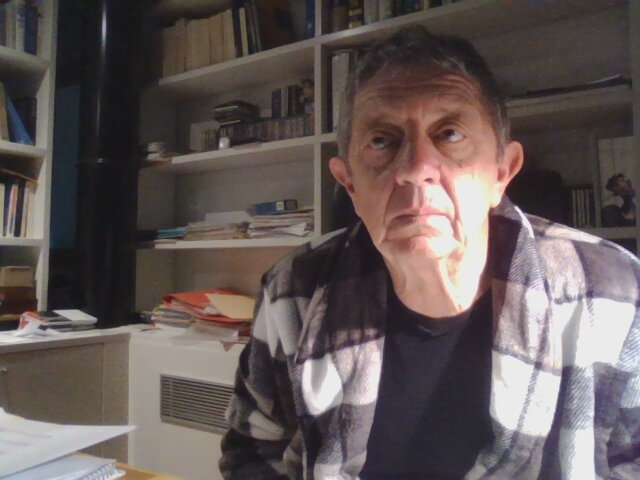
#> input picture src/controller/src/cnn/uncut_pictures/invalidusers/2024-01-13-201149.jpg, 640 x 480 px; its folder holds only this picture in this run
$ python preproccesing_uncuts.py
#> lines starting #> are read from the running program, lines starting #| are printed output that depends on the picture
import cv2
import os
import glob

def detect_and_crop_face(input_path, output_path):
    # Load the pre-trained Haar Cascade model for face detection
    face_cascade = cv2.CascadeClassifier(cv2.data.haarcascades + 'haarcascade_frontalface_default.xml')

    # Create the output directory if it doesn't exist
    if not os.path.exists(output_path):
        os.makedirs(output_path)

    # Process each image in the input directory
    for img_file in glob.glob(input_path + '/*.jpg'):  # adjust the pattern to your file type
        # Read the image
        img = cv2.imread(img_file)
#> img is the input picture: shape (480, 640, 3); mean B, G, R 86.7, 87.9, 98.5
        gray = cv2.cvtColor(img, cv2.COLOR_BGR2GRAY)
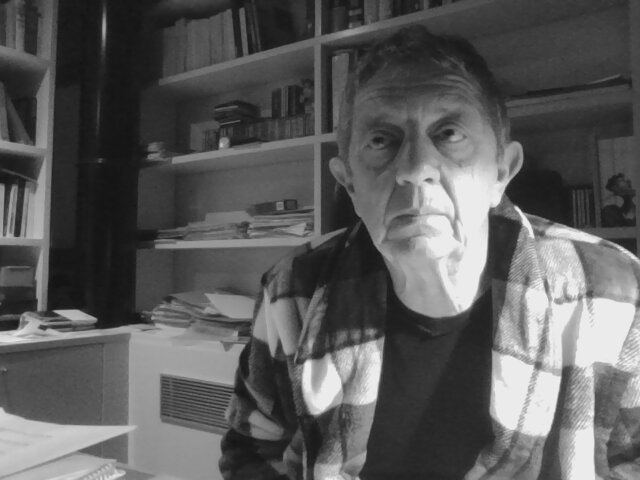
#> gray: shape (480, 640); min 18, max 248, mean 90.9

        # Detect faces
        faces = face_cascade.detectMultiScale(gray, scaleFactor=1.1, minNeighbors=5, minSize=(30, 30))
#> faces = [[322, 74, 198, 198]]

        for (x, y, w, h) in faces:
            # Crop the image to the face area
            face = img[y:y+h, x:x+w]
            # Save the cropped image
            cv2.imwrite(os.path.join(output_path, os.path.basename(img_file)), face)
            break  # Only save the first face; remove this line to save all detected faces
#> this loop made 1 pass
#> pass 1, in detect_and_crop_face, `face = img[y:y+h, x:x+w]`:
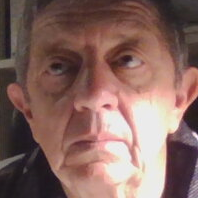
#> face: shape (198, 198, 3); mean B, G, R 95.5, 101.9, 133.1

# Define your input and output paths
input_path = '/home/palko/robmov2/src/controller/src/cnn/uncut_pictures/invalidusers'
output_path = '/home/palko/robmov2/src/controller/src/cnn/pictures/invalidusers'

# Run the face detection and cropping
detect_and_crop_face(input_path, output_path)

$ run again, on src/controller/src/cnn/uncut_pictures/invalidusers/2024-01-13-201155_15.jpg
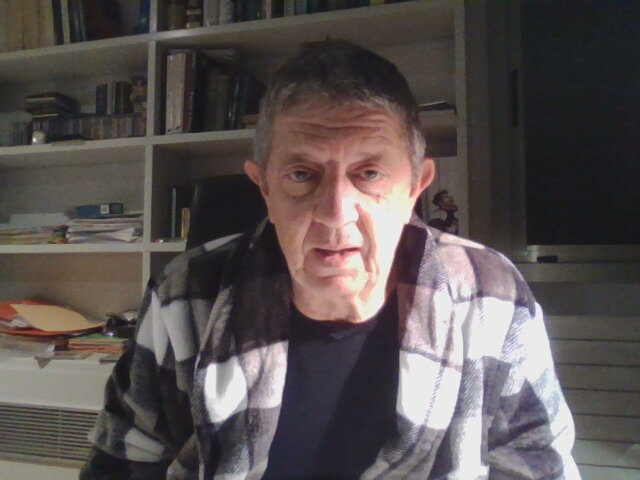
#> input picture src/controller/src/cnn/uncut_pictures/invalidusers/2024-01-13-201155_15.jpg, 640 x 480 px
#> in detect_and_crop_face, img is the input picture: shape (480, 640, 3); mean B, G, R 80.2, 81.2, 88.9
#> in detect_and_crop_face, `gray = cv2.cvtColor(img, cv2.COLOR_BGR2GRAY)`:
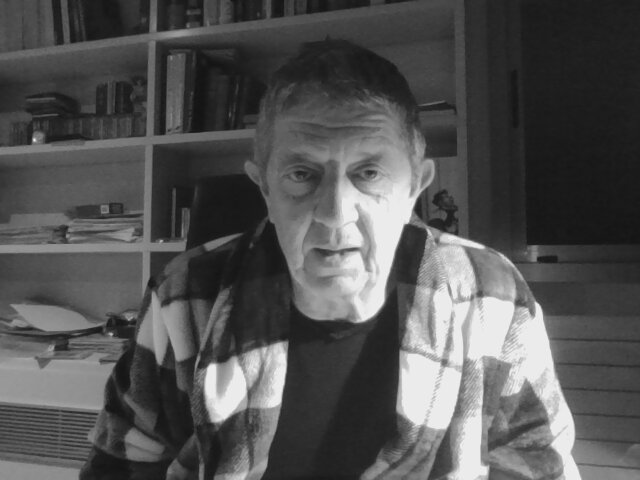
#> gray: shape (480, 640); min 19, max 245, mean 83.4
#> faces = [[246, 111, 183, 183]]
#> the loop in detect_and_crop_face, `for (x, y, w, h) in faces:` made 1 pass
#> pass 1, in detect_and_crop_face, `face = img[y:y+h, x:x+w]`:
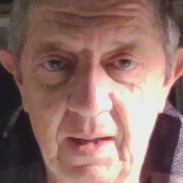
#> face: shape (183, 183, 3); mean B, G, R 104.1, 109.5, 142.4

$ run again, on src/controller/src/cnn/uncut_pictures/invalidusers/2024-01-13-201155_3.jpg
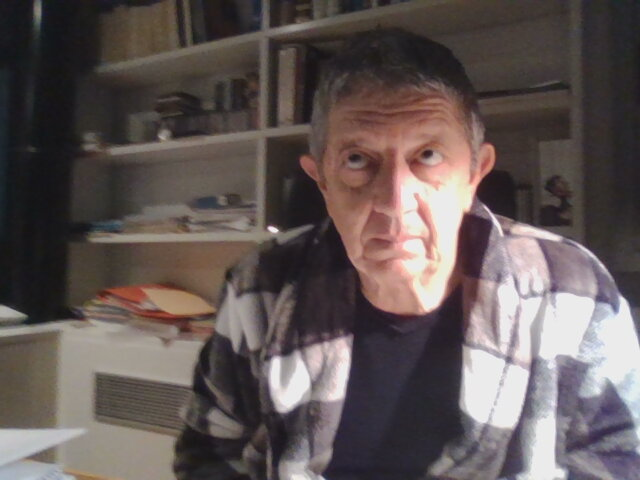
#> input picture src/controller/src/cnn/uncut_pictures/invalidusers/2024-01-13-201155_3.jpg, 640 x 480 px
#> in detect_and_crop_face, img is the input picture: shape (480, 640, 3); mean B, G, R 85.5, 86.9, 97.5
#> in detect_and_crop_face, `gray = cv2.cvtColor(img, cv2.COLOR_BGR2GRAY)`:
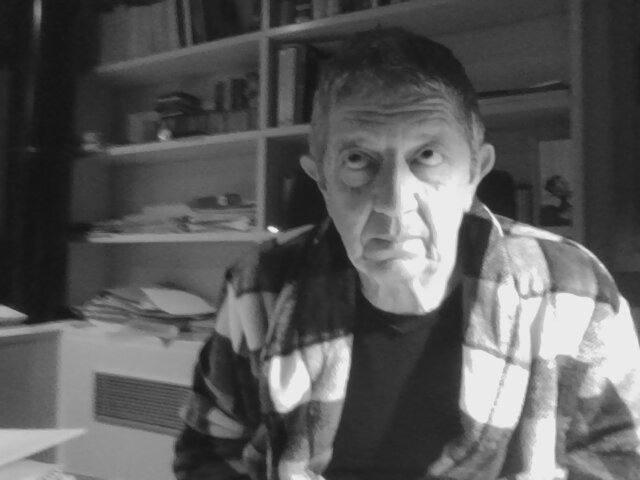
#> gray: shape (480, 640); min 18, max 245, mean 89.9
#> faces = [[303, 95, 186, 186]]
#> the loop in detect_and_crop_face, `for (x, y, w, h) in faces:` made 1 pass
#> pass 1, in detect_and_crop_face, `face = img[y:y+h, x:x+w]`:
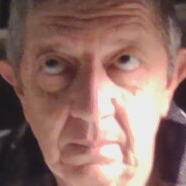
#> face: shape (186, 186, 3); mean B, G, R 103.6, 110.5, 144.2
